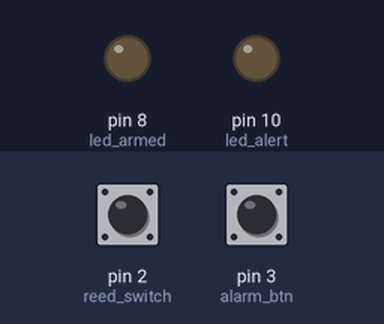
A sketch run on a simulated Arduino Uno, built with avr-gcc and run on an emulated ATmega328P. Parts: output pins drawn as LEDs (lit = HIGH). The inputs (shaded band) are chosen by the test bench; at power-on: pin 3 (alarm_btn) HIGH, pin 2 (reed_switch) HIGH.

Above: at 1.2 s.
1.3 s: pin 3 (alarm_btn) pulled LOW for 0.15 s
At 2.6 s:
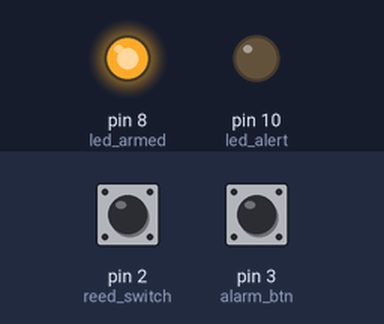
6.0 s: pin 3 (alarm_btn) pulled LOW for 1 s
At 6.7 s:
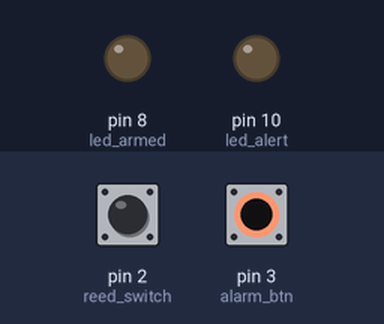
8.5 s: pin 3 (alarm_btn) pulled LOW for 3.2 s
At 9.5 s:
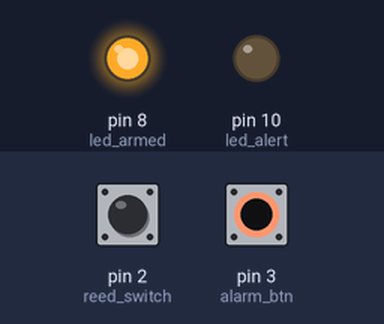
13.2 s: pin 2 (reed_switch) pulled LOW for 1 s
At 18.5 s:
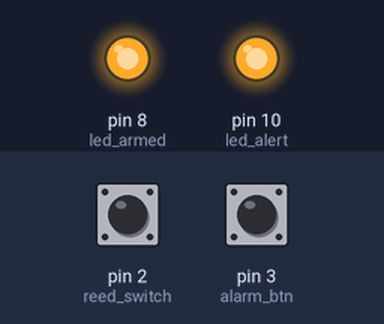
Timing chart, 0 to 19.7 s (numbered marks = the images above; inputs shaded):
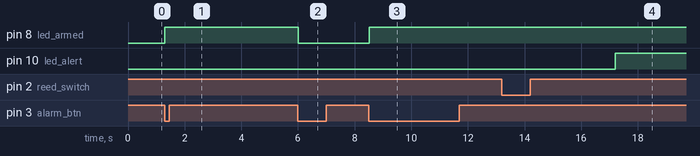

The sketch:

alarma_simple.ino
```cpp
//code by cefuve.com

#define reed_switch 2
#define alarm_btn   3
#define led_armed   8
#define led_alert   10

int state_btn_old;
int state_reed_old;
bool isArmed = false;
bool isWait = false;
unsigned long tiempo_actual = 0;

void setup() {
  Serial.begin(9600);
  pinMode(reed_switch, INPUT);
  pinMode(alarm_btn, INPUT_PULLUP);
  pinMode(led_armed, OUTPUT);
  pinMode(led_alert, OUTPUT);
  state_btn_old = digitalRead(alarm_btn);
  state_reed_old = digitalRead(reed_switch);
}

void loop() {
  int state_reed = digitalRead(reed_switch);
  int state_btn = digitalRead(alarm_btn);

  if(state_btn_old == HIGH && state_btn == LOW){
    isArmed = !isArmed;
    digitalWrite(led_armed, isArmed);
    digitalWrite(led_alert, LOW);
    delay(10);
  }

  if(isArmed == true){
    if(state_reed_old == LOW && state_reed == HIGH){
      tiempo_actual = millis();
      isWait = true;
    }
  }

//if(millis() >= tiempo_actual + 3000   Lógica que genera error
  if(millis() - tiempo_actual > 3000 && isWait){
    if(isArmed) digitalWrite(led_alert, HIGH);
    isWait = false;
  }

  state_btn_old = state_btn;
  state_reed_old = state_reed;
  delay(20);
}
```

Measured:
- after the input at 1.3 s, pin 8 (led_armed): LOW → HIGH at once
- after the input at 6.0 s, pin 8 (led_armed): HIGH → LOW at once
- after the input at 8.5 s, pin 8 (led_armed): LOW → HIGH at once
- after the input at 13.2 s, pin 10 (led_alert): LOW → HIGH after 4.0 s
